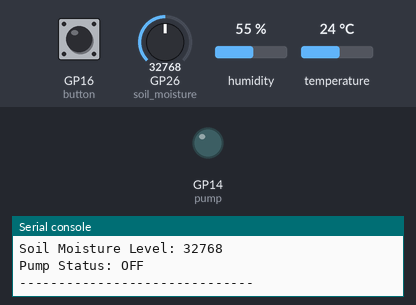
A program run on a simulated Raspberry Pi Pico running MicroPython. Shown: output pins drawn as LEDs (lit = HIGH), the last lines printed to the serial console. Wiring (from the project's diagram.json): cyan LED on GP14, DHT22 sensor on GP15, green button on GP16, potentiometer on GP26. Inputs (shaded band) come from the test bench; at power-on: GP26 (soil_moisture) = 32768, GP16 (button) LOW, humidity 55 %, temperature 24 °C (analog values on the 0–65535 scale).

Above: at 1.2 s.
1.3 s: GP26 (soil_moisture) set to 224
4.0 s: GP26 (soil_moisture) set to 176
At 5.4 s:
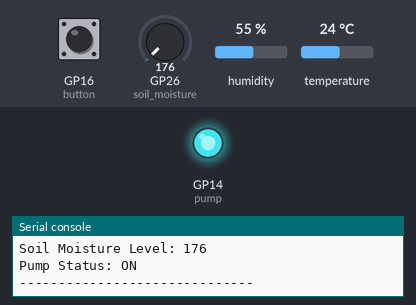
6.7 s: GP26 (soil_moisture) set to 7864
At 8.9 s:
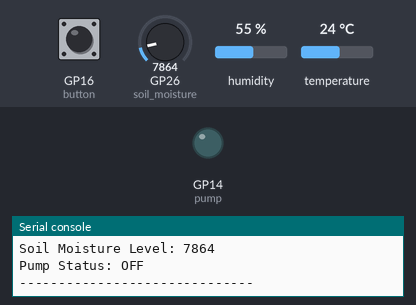
9.6 s: GP26 (soil_moisture) set to 0
At 11.3 s:
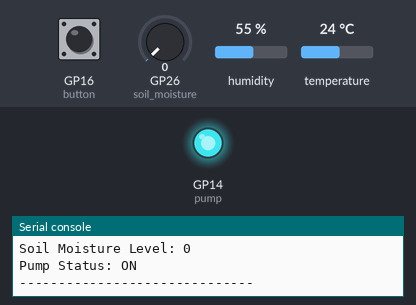
Timing chart, 0 to 12.8 s (numbered marks = the images above; inputs shaded):
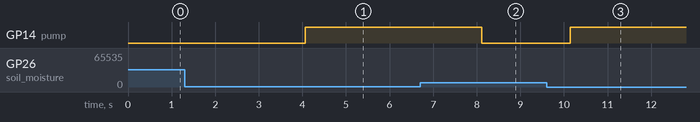

The program:

main.py
```python
from machine import Pin, ADC
import dht
import time

# Initialize DHT22 sensor
dht_sensor = dht.DHT22(Pin(15))

# Initialize potentiometer (simulating soil moisture sensor)
soil_moisture = ADC(Pin(26))

# Initialize LED (simulating water pump)
pump = Pin(14, Pin.OUT)

# Initialize pushbutton for manual control
button = Pin(16, Pin.IN, Pin.PULL_DOWN)

# Threshold for soil moisture
MOISTURE_THRESHOLD = 200

while True:
    # Read temperature and humidity from DHT22
    dht_sensor.measure()
    temperature = dht_sensor.temperature()
    humidity = dht_sensor.humidity()

    # Read soil moisture level
    moisture_level = soil_moisture.read_u16()

    # Check if button is pressed
    manual_override = button.value()

    # Control pump based on moisture level or manual override
    if manual_override or moisture_level < MOISTURE_THRESHOLD:
        pump.value(1)  # Turn pump ON
        pump_status = "ON"
    else:
        pump.value(0)  # Turn pump OFF
        pump_status = "OFF"

    # Print sensor readings and pump status
    print(f"Temperature: {temperature:.1f}°C")
    print(f"Humidity: {humidity:.1f}%")
    print(f"Soil Moisture Level: {moisture_level}")
    print(f"Pump Status: {pump_status}")
    print("-" * 30)

    time.sleep(2)
```

Measured:
- the behaviour switches between 208 and 192 on GP26 (soil_moisture) (found by bisection; images 0 and 1)
- after the input at 4.0 s, GP14 (pump): LOW → HIGH after 0.07 s
- after the input at 6.7 s, GP14 (pump): HIGH → LOW after 1.4 s
- after the input at 9.6 s, GP14 (pump): LOW → HIGH after 0.54 s
